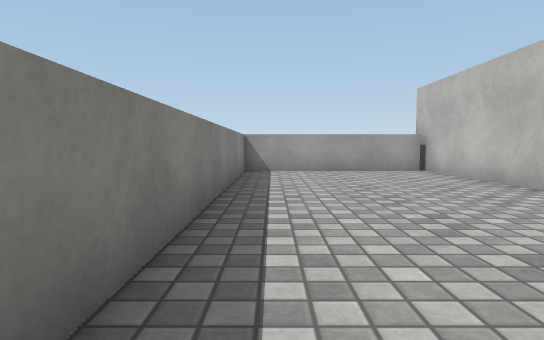
view 1 (above)

20 first-person views from a walk through a Unity game level. The camera is 0.68 m above the floor, tilts 4° down and sees 75° across. The floor is counted in squares, 1 m on a side. Each view is taken from the middle of a square. On the plan, view 1 faces up. The plan holds only what a view shows up to about 10 squares ahead; the rest is blank. The player character is not drawn. Surface patterns are stand-ins for the level's own textures.

view 2
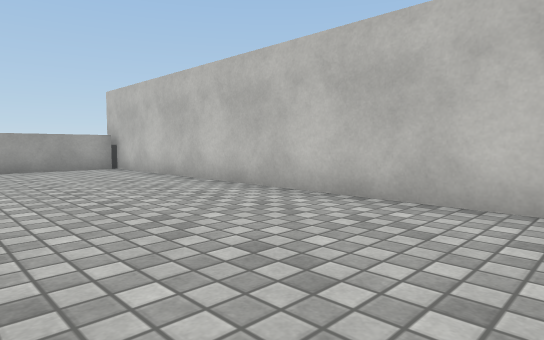

view 3
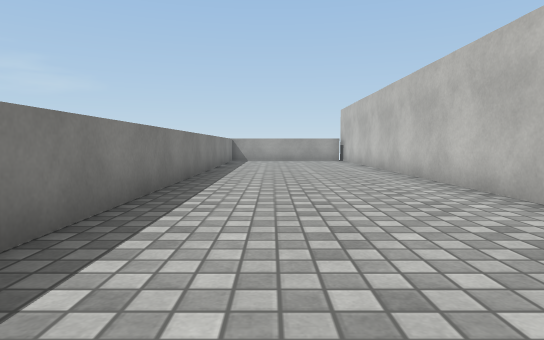

view 4
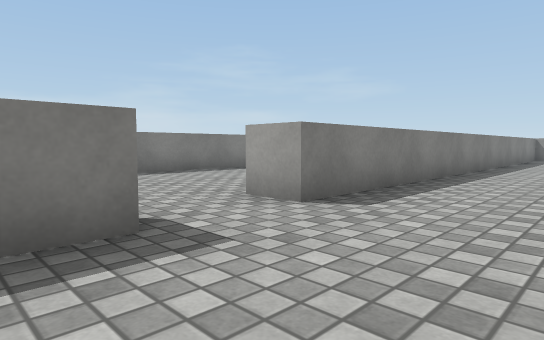

view 5
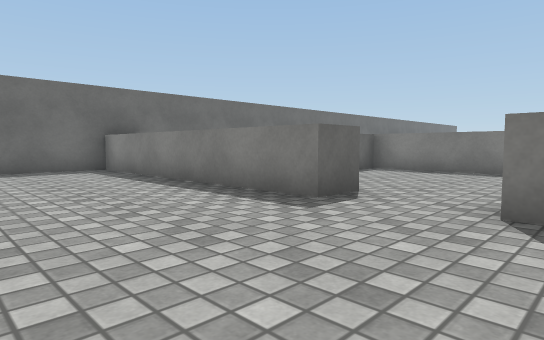

view 6
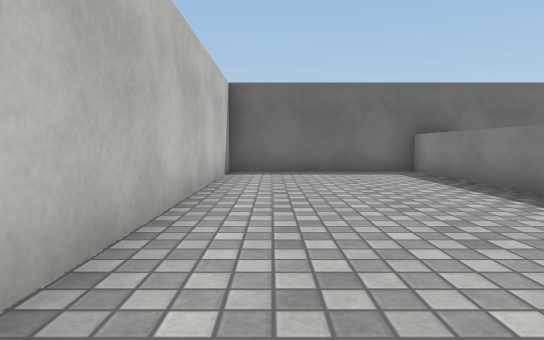

view 7
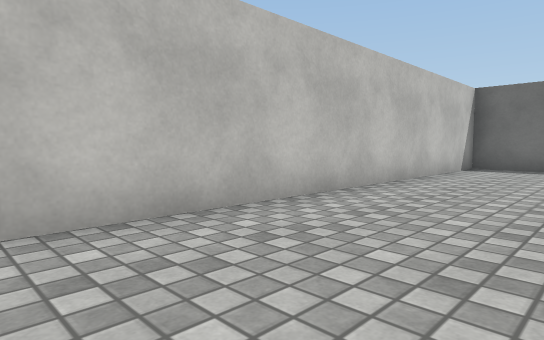

view 8
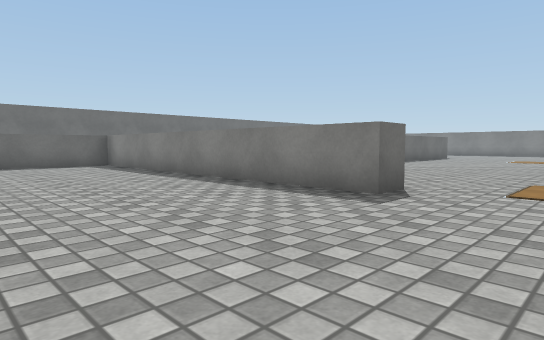

view 9
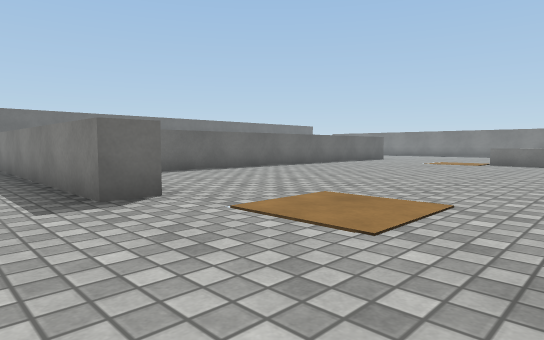

view 10
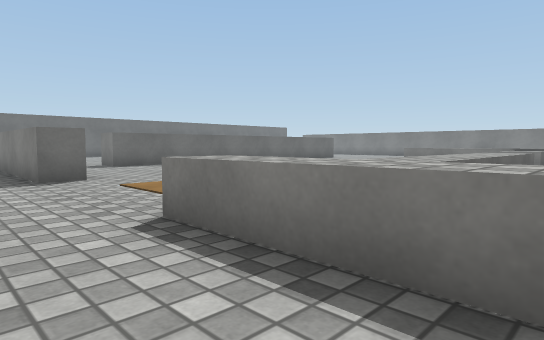

view 11
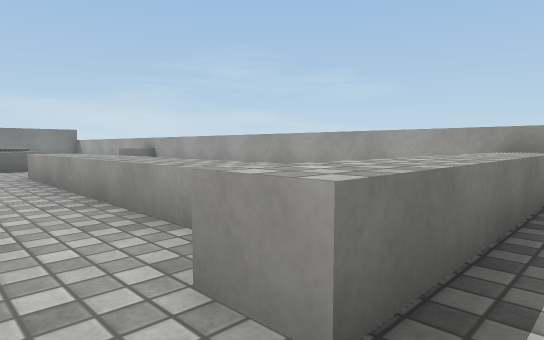

view 12
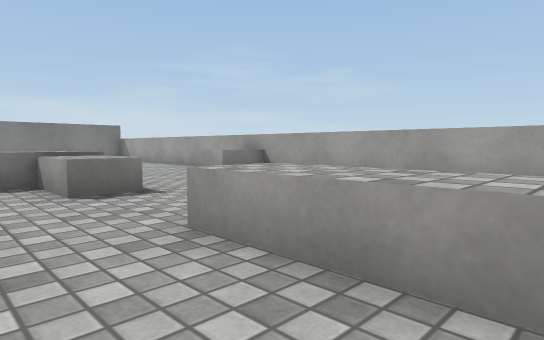

view 13
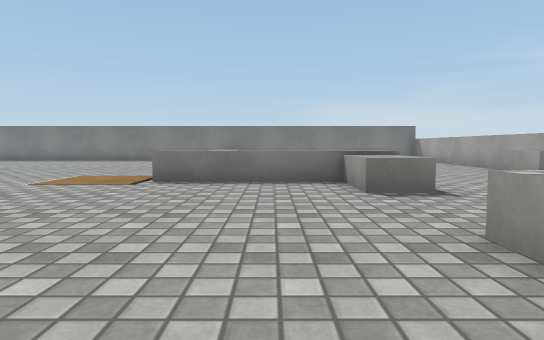

view 14
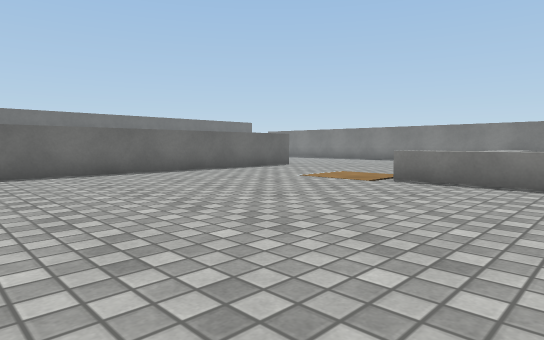

view 15
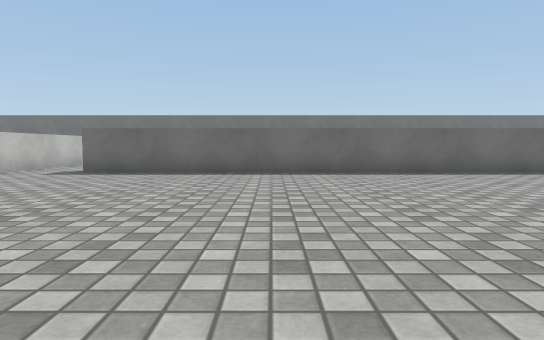

view 16
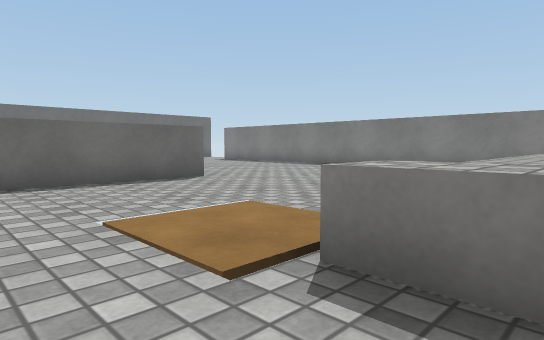

view 17
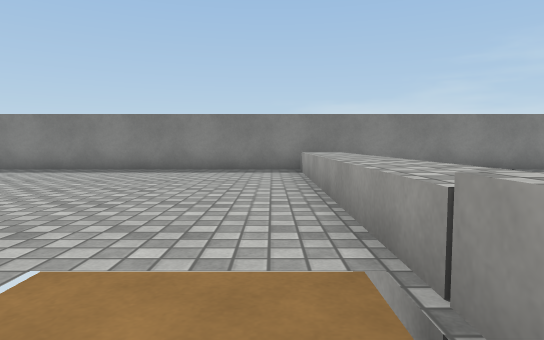

view 18
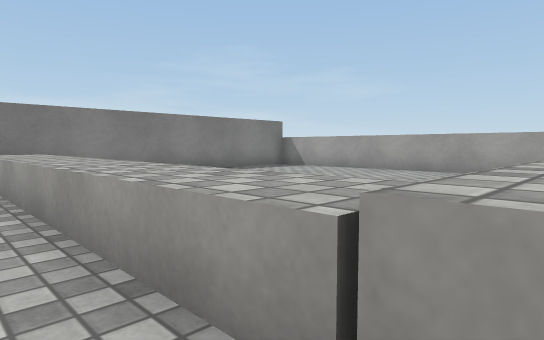

view 19
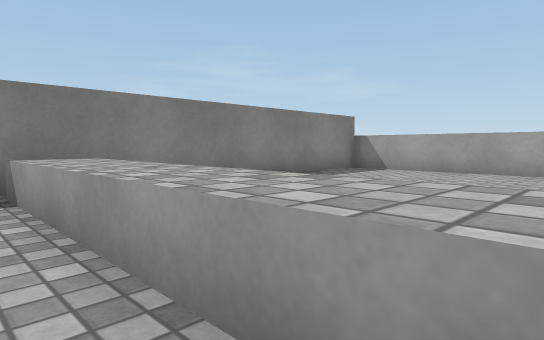

view 20
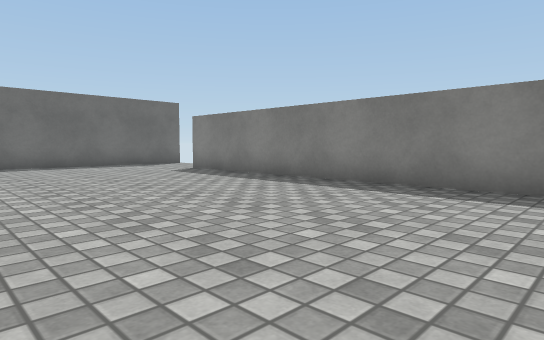

### Floor plan
Key: @ floor where view 1 was taken; # wall or solid block; . floor; ^ raised ledge; B block.
Columns run from 28 left of view 1 to 4 right of it. Each row starts with its distance up from view 1.
 10  ####################      ######
  9  ......  B           ^     #....#
  8 #........B           ^     #....#
  7 #..........          ^..   #....#
  6 #        .... ... .. ^..   #....#
  5 #        BBB..^^^^^^^^..   #....#
  4 #        ^...........^..   #....#
  3 #        ^..............   #....#
  2 #^^^^^^^^^.................#....#
  1 #^^^^^^^^^.................#....#
  0 #..........................#@...#
 -1 #....................#.....#....#
 -2 #....................#.....#....#
 -3 #....................#.... #....#
 -4 #....................#.... #....#
 -5 #......^^^^^^######..#.....#....#
 -6 #......            ..#..........#
 -7 #......              #..........#
 -8 #.....               #.....#....#
 -9 #.....               #.... #....#
-10 #.....               #...  #....#
-11 #.....               ####  #....#
-12  .....                     #....#
-13   ....                     #....#
-14    ..                      #....#
-15     #                      ######

Positions as (right, up) in squares from view 1, and headings:
1: (0, 0), facing up
2: (0, -1), facing up-right
3: (1, -6), facing up
4: (2, -9), facing up-left
5: (3, -5), facing down-left
6: (3, -6), facing down
7: (1, -4), facing down-right
8: (-2, 2), facing down-left
9: (-5, 4), facing down-left
10: (-5, 7), facing down-left
11: (-6, 3), facing up-left
12: (-12, 3), facing up-left
13: (-12, 3), facing left
14: (-12, 4), facing down-left
15: (-14, 4), facing down
16: (-17, 2), facing down-left
17: (-18, 0), facing left
18: (-19, 0), facing up-left
19: (-22, 0), facing up-left
20: (-22, -3), facing down-left
